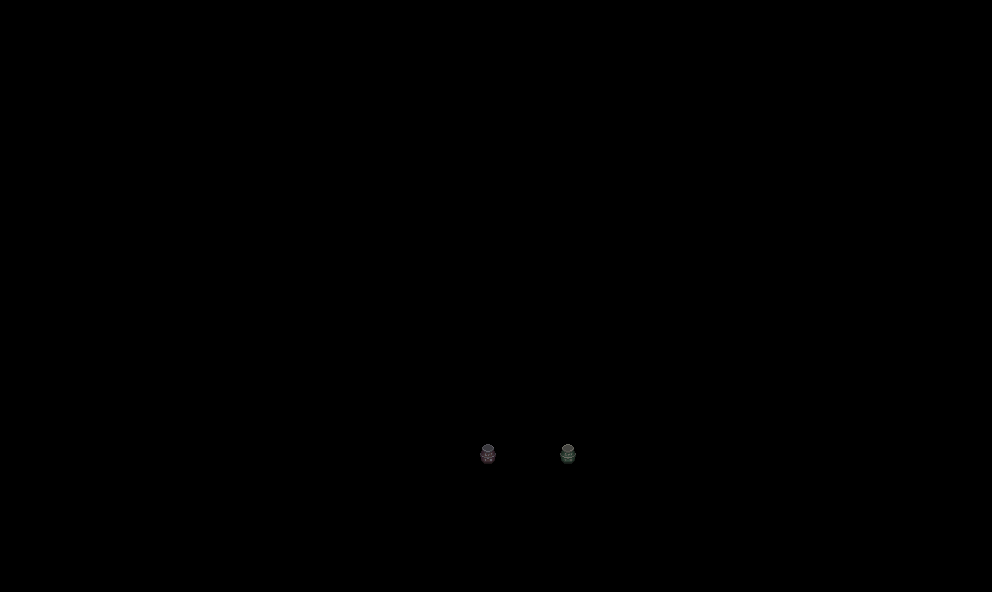

A level layout from a 2D game, rendered from its tile map. Below: a short description, then the map file with tile-grid data replaced by summaries:
An orthogonal 62x37 tile map with 16x16 px tiles, 1 tile layer (decor).

<map version="1.10" tiledversion="1.10.0" orientation="orthogonal" renderorder="right-down" width="62" height="37" tilewidth="16" tileheight="16" infinite="0" nextlayerid="11" nextobjectid="121">
 <tileset firstgid="1" name="decorative" tilewidth="16" tileheight="16" tilecount="256" columns="16">
  <image source="../Images/Map/Decorative.png" width="256" height="256" />
 </tileset>
 <layer id="7" name="decor" width="62" height="37">
  <data>[2294 cells, 10 non-empty, 7 distinct tile ids]</data>
 </layer>
</map>
